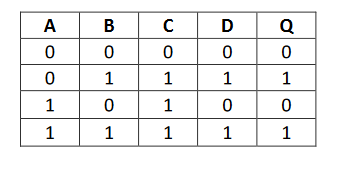
#> input picture ocr/test2.png, 350 x 174 px
$ python ocr.py test2.png --output-path out.png --columns 5 --inputs 5
#> lines starting #> are read from the running program, lines starting #| are printed output that depends on the picture; after the words box and inside, x2 and y2 are one past the last pixel; in counts of white or black regions, pixels touching at a corner belong together
import pytesseract
from pytesseract import Output
from itertools import product
import cv2
import numpy as np
import argparse
import json

# TODO: need to generate a standard table for non standard tables (test2.png)


parser = argparse.ArgumentParser()
parser.add_argument("input_file", help="Input file path")
parser.add_argument("-a", "--absolute-path", dest="absolute_path",
                    help="Absolute path to tesseract.exe if it isn't in PATH")
parser.add_argument("-hm", "--handwritten-mode", action="store_true",
                    dest="handwritten_mode", help="Enablehandwritten mode")
parser.add_argument("-o", "--output-path", required=True, dest="output_path",
                    type=str, help="absolute file path of output")
parser.add_argument("-c", "--columns", required=True, dest="columns",
                    type=int, help="Number of columns")
parser.add_argument("-i", "--inputs", required=True, dest="inputs",
                    type=int, help="Number of input variables")
args = parser.parse_args()


if args.absolute_path is not None:
    # 'C:/Program Files/Tesseract-OCR/tesseract.exe'
    pytesseract.pytesseract.tesseract_cmd = args.absolute_path

custom_config = r'--psm 10 --oem 3'
custom_config_handwritten = r'--psm 6 --oem 3'
output_path = args.output_path
handwritten_mode = args.handwritten_mode
image_path = args.input_file
input_count = args.inputs
column_count = args.columns


# [12 lines left out: function format, not called in this run]


def crop_image(image, binary):
    horizontal_kernel = cv2.getStructuringElement(cv2.MORPH_RECT, (25, 1))
    horizontal_lines = cv2.morphologyEx(
        binary, cv2.MORPH_OPEN, horizontal_kernel, iterations=2)

    vertical_kernel = cv2.getStructuringElement(cv2.MORPH_RECT, (1, 25))
    vertical_lines = cv2.morphologyEx(
        binary, cv2.MORPH_OPEN, vertical_kernel, iterations=2)

    table_structure = cv2.add(horizontal_lines, vertical_lines)

    contours, _ = cv2.findContours(
        table_structure, cv2.RETR_EXTERNAL, cv2.CHAIN_APPROX_SIMPLE)

    if contours:
        largest_contour = max(contours, key=cv2.contourArea)

        x, y, w, h = cv2.boundingRect(largest_contour)
        cropped_image = image[y:y + h, x:x + w]
        cropped_binary = binary[y:y + h, x:x + w]

        return cropped_image, cropped_binary


def remove_table_lines(binary):
    horizontal_kernel = cv2.getStructuringElement(cv2.MORPH_RECT, (25, 1))
    vertical_kernel = cv2.getStructuringElement(cv2.MORPH_RECT, (1, 25))

    horizontal_lines = cv2.morphologyEx(
        binary, cv2.MORPH_OPEN, horizontal_kernel, iterations=2)
    vertical_lines = cv2.morphologyEx(
        binary, cv2.MORPH_OPEN, vertical_kernel, iterations=2)

    table_mask = cv2.add(horizontal_lines, vertical_lines)
    cleaned_binary = cv2.subtract(binary, table_mask)

    # invert for black text and white background
    cleaned_image = cv2.bitwise_not(cleaned_binary)

    return cleaned_image, cleaned_binary


def read_table(table_image, row_count):
    height, width = table_image.shape
    cell_height, cell_width = height // row_count, width // column_count

    table = []
    for i in range(row_count):  # row
        row = []
        for j in range(column_count):  # colum
            cell = table_image[i * cell_height:(i + 1) * cell_height,
                               j * cell_width:(j + 1) * cell_width]

            text = pytesseract.image_to_string(cell, config=custom_config)
            cleaned_text = format(text)
            row.append(cleaned_text)

        table.append("".join(row))

    return table


# [24 lines left out: function normalize, not called in this run]


def detect_row_count(binary):
    horizontal_projection = np.sum(binary, axis=1)

    row_count = 0
    in_gap = False
    for value in horizontal_projection:
        if value > 0:
            if in_gap:
                row_count += 1
                in_gap = False
        else:
            in_gap = True

    if horizontal_projection[-1] > 0:
        row_count += 1

    return row_count


# [15 lines left out: function process_text, not called in this run]


def main():
    if handwritten_mode:
        contrast = 1.5
        brightness = 0
        new_height = 720

        image = cv2.imread(image_path)
        image = cv2.cvtColor(image, cv2.COLOR_BGR2GRAY)

        # resize if too big
        (h, w) = image.shape[:2]
        aspect_ratio = w / h
        if h >= 720:
            new_width = int(new_height * aspect_ratio)
            image = cv2.resize(image, (new_width, new_height))

        # Crop the selected region
        roi = cv2.selectROI("Select Region", image,
                            showCrosshair=True, fromCenter=False)
        x, y, w, h = roi
        image = image[int(y):int(y + h), int(x):int(x + w)]

        image = cv2.convertScaleAbs(image, alpha=contrast, beta=brightness)
        _, binary = cv2.threshold(image, 180, 255, cv2.THRESH_BINARY)

        d = pytesseract.image_to_data(binary, output_type=Output.DICT)
        n_boxes = len(d['level'])
        for i in range(n_boxes):
            (x, y, w, h) = (d['left'][i], d['top']
                            [i], d['width'][i], d['height'][i])
            cv2.rectangle(binary, (x, y), (x + w, y + h), (0, 255, 0), 2)

        text = pytesseract.image_to_string(
            binary, config=custom_config_handwritten)
        data = {
            "truth_table": process_text(text),
        }
        with open(output_path, "w") as json_file:
            json.dump(data, json_file, indent=4)

    else:
        image = cv2.imread(image_path, cv2.IMREAD_GRAYSCALE)
#> image: shape (174, 350); min 0, max 255, mean 241.7
        _, binary = cv2.threshold(image, 200, 255, cv2.THRESH_BINARY_INV)
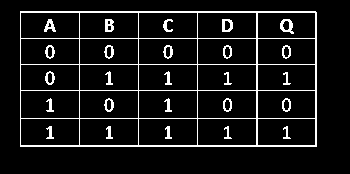
#> binary: shape (174, 350); 8.2% white in thin lines or dots, all inside (x1, y1, x2, y2) = (20, 11, 317, 147)

        cropped_image, cropped_binary = crop_image(image, binary)
#> in crop_image, `table_structure = cv2.add(horizontal_lines, vertical_lines)`:
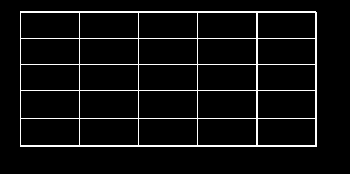
#> table_structure: shape (174, 350); 5.6% white in thin lines or dots, all inside (x1, y1, x2, y2) = (20, 11, 317, 147)
#> in crop_image, `contours, _ = cv2.findContours( table_structure, cv2.RETR_EXTERNAL, cv..`: contours = 1 item
#> in crop_image, `largest_contour = max(contours, key=cv2.contourArea)`: largest_contour = [[20, 11], [20, 146], [316, 146], [316, 12], [315, 11]]
#> in crop_image, `x, y, w, h = cv2.boundingRect(largest_contour)`: x = 20; y = 11; w = 297; h = 136
#> in crop_image, `cropped_image = image[y:y + h, x:x + w]`:
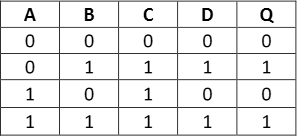
#> cropped_image: shape (136, 297); min 0, max 255, mean 234.9
#> in crop_image, `cropped_binary = binary[y:y + h, x:x + w]`: cropped_binary: shape (136, 297); 12.3% white; 26 white regions, largest, box (x1, y1, x2, y2) and area: (0, 0, 297, 136) 3399, (260, 8, 274, 23) 108, (202, 8, 213, 21) 93
        cleaned_img, cleaned_binary = remove_table_lines(cropped_binary)
#> in remove_table_lines, `horizontal_lines = cv2.morphologyEx( binary, cv2.MORPH_OPEN, horizonta..`: horizontal_lines: shape (136, 297); 5.9% white; 6 white regions, box (x1, y1, x2, y2) and area: (0, 134, 297, 136) 594, (0, 0, 297, 2) 593, (0, 27, 297, 28) 297, (0, 53, 297, 54) 297, (0, 79, 297, 80) 297, (0, 107, 297, 108) 297
#> in remove_table_lines, `vertical_lines = cv2.morphologyEx( binary, cv2.MORPH_OPEN, vertical_ke..`:
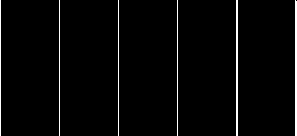
#> vertical_lines: shape (136, 297); 2.7% white in thin lines or dots
#> in remove_table_lines, `table_mask = cv2.add(horizontal_lines, vertical_lines)`:
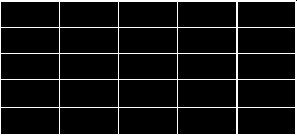
#> table_mask: shape (136, 297); 8.4% white; 1 white region, box (x1, y1, x2, y2) and area: (0, 0, 297, 136) 3399
#> in remove_table_lines, `cleaned_binary = cv2.subtract(binary, table_mask)`:
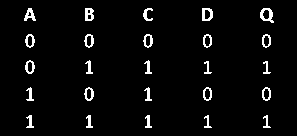
#> cleaned_binary: shape (136, 297); 3.9% white in thin lines or dots, all inside (x1, y1, x2, y2) = (24, 8, 274, 128)
        row_count = detect_row_count(cleaned_binary)
#> in detect_row_count, `horizontal_projection = np.sum(binary, axis=1)`: horizontal_projection = 136 values, max 10455 at index 19, min 0 at index 0, mean 2958.8
#> the loop in detect_row_count, `for value in horizontal_projection:` made 136 passes
#> (value, in_gap) on passes 2, 3, 4, 5, 6, 7, 8, 9, 24, 25, 26, 27: (0, True), (0, True), (0, True), (0, True), (0, True), (0, True), (0, True), (7905, False), (0, True), (0, True), (0, True), (0, True)
#> in_gap on passes 1, 61, 75, 76, 77, 78: True, False, True, True, True, True
#> after the loop in detect_row_count, `for value in horizontal_projection:`: row_count = 5
#> row_count = 5

        table = read_table(cleaned_img, row_count)
#> in read_table, `cell_height, cell_width = height // row_count, width // column_count`: cell_height = 27; cell_width = 59
#> after the loop in read_table, `for i in range(row_count):`:
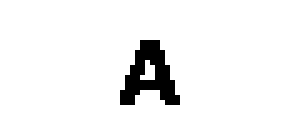
#> cell: shape (27, 59) (shown 5 times larger); 94.8% white; 1 black region, box (x1, y1, x2, y2) and area: (24, 8, 36, 21) 83
#> after the loop in read_table, `for i in range(row_count):`: table = []
        normalized_table = normalize(table)

        data = {
            "truth_table": normalized_table,
        }
        with open(output_path, "w") as json_file:
            json.dump(data, json_file, indent=4)


if __name__ == "__main__":
    main()
#> (the call stopped at in read_table, `text = pytesseract.image_to_string(cell, config=custom_config)`: pytesseract is not available in this run)
